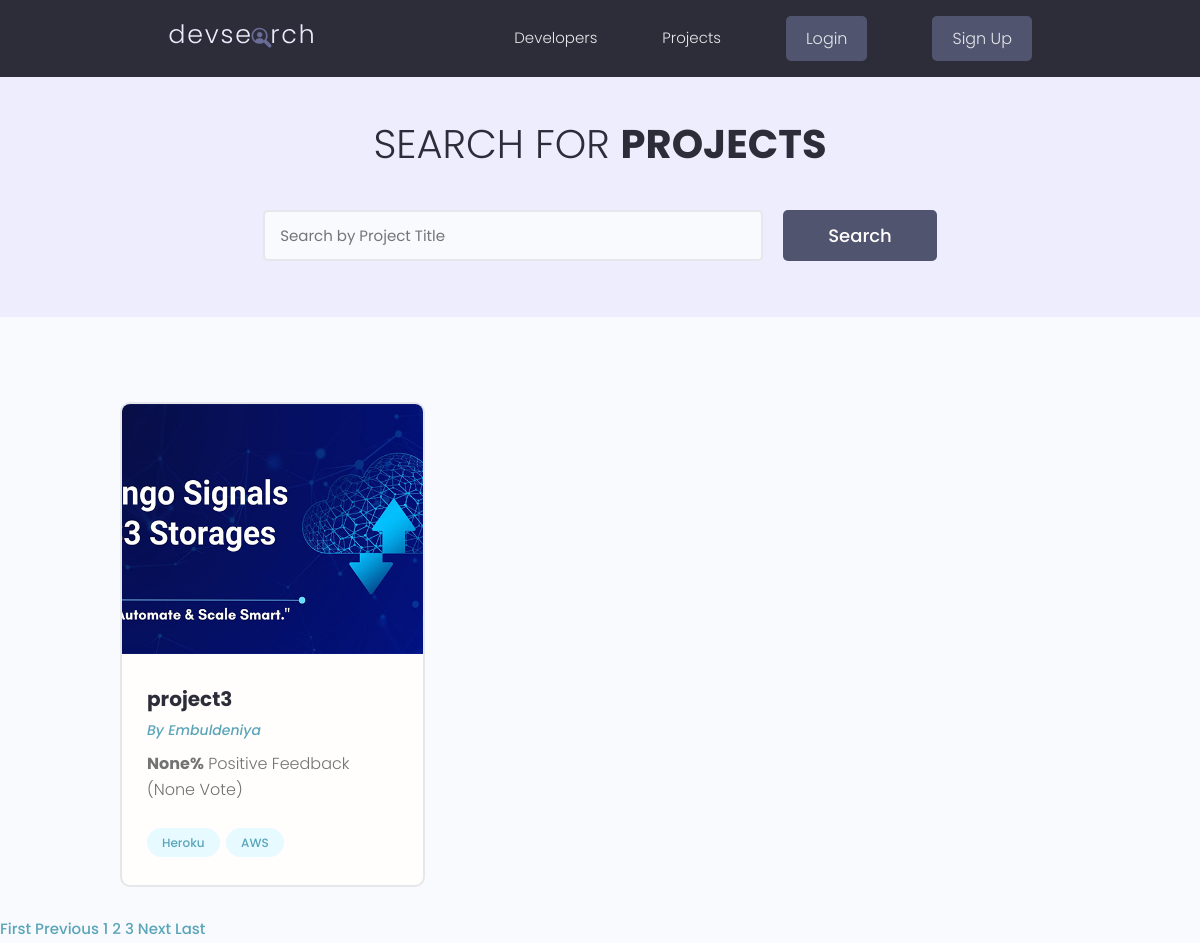
The page /projects?page=2 on the database its author committed.
### home/models.py (models this page shows, shortened)
class Project(models.Model):
    owner = models.ForeignKey(User, on_delete=models.CASCADE, null=True)
    title = models.CharField(max_length=200)
    description = models.TextField(blank=True, null=True)
    source_link = models.CharField(max_length=200, null=True,blank=True)
    created = models.DateTimeField(auto_now_add=True)
    tags = models.ManyToManyField('Tag', blank=True)
    vote_total = models.IntegerField(default=0, blank=True, null=True)
    vote_ratio = models.IntegerField(default=0, null=True, blank=True)
    featured_image = models.ImageField(upload_to='media_project_model/', blank=True, null=True)
    @property
    def imgUrl(self):
        try:
            return f"{self.featured_image.url}"
        except Exception as ex:
            return '/static/images/static_project_model/default.jpg'
    class Meta:
        ordering = ['-created']

class Profile(models.Model):
    user = models.OneToOneField(User,on_delete=models.CASCADE)
    name = models.CharField(max_length=200, blank=True, null=True)
    short_intro = models.CharField(max_length=200, blank=True, null=True)
    long_intro = models.TextField(blank=True, null=True)
    image = models.ImageField(upload_to='media_profile_model/', blank=True, null=True)
    social_github = models.CharField(max_length=200, blank=True, null=True)
    social_linkedin = models.CharField(max_length=200, blank=True, null=True)
    social_website = models.CharField(max_length=200, blank=True, null=True)
    location = models.CharField(max_length=200, blank=True, null=True)
    created = models.DateTimeField(auto_now_add=True)
    class Meta:
        ordering = ['-created']

class Tag(models.Model):
    name = models.CharField(max_length=200)
    created = models.DateTimeField(auto_now_add=True)

### home/views.py (the view)
# urls.py: path('projects', projects, name = 'projects'),
def projects(request):
    page = request.GET.get('page') if request.GET.get('page') else ""
    result = 1
    projects, query = searchProject(request)
    paginator = Paginator(projects, result)
    try:
        projects = paginator.page(page)
    except PageNotAnInteger as error3:
        page = '1'
        projects = paginator.page(page)
    except EmptyPage as error4:
        page = paginator.num_pages
        projects = paginator.page(page)
    context = {'projects': projects, 'query': query}
    return render(request, 'home/projects.html', context)

### home/utils.py (called while the page is built)
def searchProject(request):
    query = request.GET.get('project') if request.GET.get('project') else ''
    tags = Tag.objects.filter(
        Q(name__icontains = query)
    )
    projects = Project.objects.distinct().filter(
        Q(title__icontains = query)|
        Q(tags__in = tags)|
        Q(owner__username__icontains = query)
    )
    return projects, query

### home/templates/home/projects.html (shortened to what this page needs)
{% extends 'base.html' %}
{% block content %}
<main class="projects">
    <section class="hero-section text-center">
      <div class="container container--narrow">
        <div class="hero-section__box">
          <h2>Search for <span>Projects</span></h2>
        </div>
        <div class="hero-section__search">
          <form class="form" action="" method="get">
            <div class="form__field">
              <input class="input input--text" id="formInput#search" value="{{query}}" type="text" name="project"
                placeholder="Search by Project Title" />
            </div>
            <input class="btn btn--sub btn--lg" type="submit" value="Search" />
          </form>
        </div>
      </div>
    </section>
    <section class="projectsList">
      <div class="container">
        <div class="grid grid--three">
        {% for project in projects %}
          <div class="column">
            <div class="card project">
              <a href="{% url 'single-project' project.pk %}" class="project">
                <img class="project__thumbnail" src="{{project.imgUrl}}" alt="project thumbnail" />
                <div class="card__body">
                  <h3 class="project__title">{{project.title}}</h3>
                  <p><a class="project__author" href="{% url 'single-profile' project.owner.username %}">By {{project.owner.profile.name}}</a></p>
                  <p class="project--rating">
                    <span style="font-weight: bold;">{{project.vote_ratio}}%</span> Positive
                    Feedback ({{project.vote_total}} Vote{{project.vote_total|pluralize:'s'}})
                  </p>
                  <div class="project__tags">
                    {% for tag in project.tags.all|slice:'2' %}
                        <span class="tag tag--pill tag--main">
                            <small>{{tag.name}}</small>
                        </span>
                    {% endfor %}
                  </div>
                </div>
              </a>
            </div>
          </div>
        {% endfor %}
        </div>
      </div>
    </section>
  </main>
  {% include 'paginator1.html' with queryset=projects %}
{% endblock content %}

### static/css/app.css (style rules this page uses)
:root { --color-sub: #2d2d39; }
.btn--sub { background-color: var(--color-sub-light); }
.card { border: 2px solid var(--color-light); }
img { width: 100%; }
.hero-section { height: 40vh; display: flex; align-items: center; background-color: var(--color-sub); }
.hero-section__box { margin-bottom: 4rem; }
.hero-section__box > h2, .hero-section__box > h2 > span { font-size: 4rem; color: var(--color-light); line-height: 1.3; text-transform: uppercase; }
.hero-section__box > h2 { font-weight: 300; }
.hero-section__box > h2 > span { font-weight: 700; }
.hero-section__search > .form { display: flex; align-items: center; justify-content: center; gap: 2rem; }
.hero-section__search > .form input.input--text { width: 50rem; }
.project__author { font-size: 1.4rem; font-style: italic; }
.project--rating { margin-bottom: 1.6em; margin-top: .5em; }
.projects > .hero-section { background: var(--color-sub-lighter); height: 30vh; }
.projects .hero-section__box { margin-bottom: 2.5rem; }
.projects .hero-section__box > h2 { color: var(--color-sub); }
.projects .hero-section__box > h2 > span { font-weight: 700; color: var(--color-sub); }
.projectsList { margin-top: 8rem; }
.project__thumbnail { height: 25rem; object-fit: cover; object-position: top center; }
.project__title { font-size: 2rem; font-weight: 700; color: var(--color-sub); }

### static/uikit/styles/modules/_variables.css (style rules this page uses)
:root { --color-main: #5aa5b9; --color-main-light: #e6faff; --color-sub: #3f4156; --color-sub-light: #51546e; --color-sub-lighter: #ededfd; --color-text: #737373; --color-gray: #8b8b8b; --color-light: #e5e7eb; --color-light-gray: #767676; --color-bg: #f8fafd; --color-white: #fffefd; --color-white-light: #f3f3f3; --color-success: #359e64; --color-success-bg: #def8e8; --color-error: #fc4b0b; --color-error-bg: #fff2ee; --font-base: 'Poppins', arial, helvetica, 'Segoe UI', roboto, ubuntu, sans-serif; --font-monospace: 'Fira Code', 'Courier New', courier, monospace; --font-regular: 300; --font-medium: 500; --font-bold: 700; --generic-shadow: 1px 1px 5px #00000010; --generic-transition: all 0.3s ease-in-out; }

### static/uikit/styles/modules/_base.css (style rules this page uses)
* { margin: 0; padding: 0; box-sizing: border-box; text-rendering: optimizeLegibility; color: inherit; font-size: inherit; }
html { font-size: 50%; }
@media only screen and (min-width: 480px) { html { font-size: 56.25%; } }
@media only screen and (min-width: 1200px) { html { font-size: 62.5%; } }
body { line-height: 1.6; font-weight: 400; font-size: 1.5rem; color: var(--color-text); background-color: var(--color-bg); min-height: 100vh; }

### static/uikit/styles/modules/_typography.css (style rules this page uses)
* { font-family: var(--font-base); }
h2 { font-size: 3.6rem; font-weight: var(--font-bold); }
h3 { font-size: 3.2rem; font-weight: var(--font-medium); }
p, span, strong { font-size: 1.6rem; color: var(--color-text); font-weight: var(--font-regular); }
a { padding-bottom: 2px; text-decoration: none; display: inline-block; color: var(--color-main); font-weight: var(--font-medium); }

### static/uikit/styles/modules/_utilities.css (style rules this page uses)
.container { width: 92%; max-width: 165rem; margin: 0 auto; box-sizing: border-box; }
.container--narrow { width: 92%; max-width: 120rem; }
@media screen and (min-width: 1000px) { .container { width: 90%; } }
@media screen and (min-width: 1000px) { .container--narrow { width: 85%; } }
@media screen and (min-width: 1200px) { .container { width: 80%; } }
@media screen and (min-width: 1200px) { .container--narrow { width: 72%; } }
.text-center { text-align: center; }

### static/uikit/styles/modules/_button.css (style rules this page uses)
.btn { display: inline-block; position: relative; cursor: pointer; background-color: var(--color-light); font-weight: var(--font-medium); color: var(--color-sub); text-decoration: none; padding: 1rem 2rem; border-radius: 0.5rem; border: none; width: -webkit-fit-content; width: -moz-fit-content; width: fit-content; height: -webkit-fit-content; height: -moz-fit-content; height: fit-content; font-size: 1.6rem; outline-width: 0; outline-color: transparent; -webkit-backface-visibility: hidden; backface-visibility: hidden; transition: all 0.3s ease-in-out; }
.btn--sub { background-color: var(--color-sub); color: var(--color-white); }
.btn--lg { font-size: 1.8rem; padding: 1.2rem 4.5rem; }

### static/uikit/styles/modules/_card.css (style rules this page uses)
.card { border-radius: 1rem; background-color: var(--color-white); border: 1.5px solid var(--color-light); width: auto; height: auto; margin-top: 0.5rem; margin-bottom: 0.5rem; overflow: hidden; }
.card__body, .card__header { padding: 2rem 2.5rem; }

### rows shown on the page
Project: imgUrl (picture), title "project3", owner.profile.name "Embuldeniya", vote_ratio "None", vote_total "None"
Tag: name "Heroku"
Tag: name "AWS"

### other values the page prints
{{ num }} "1" "3"
{{ num }} "2"
